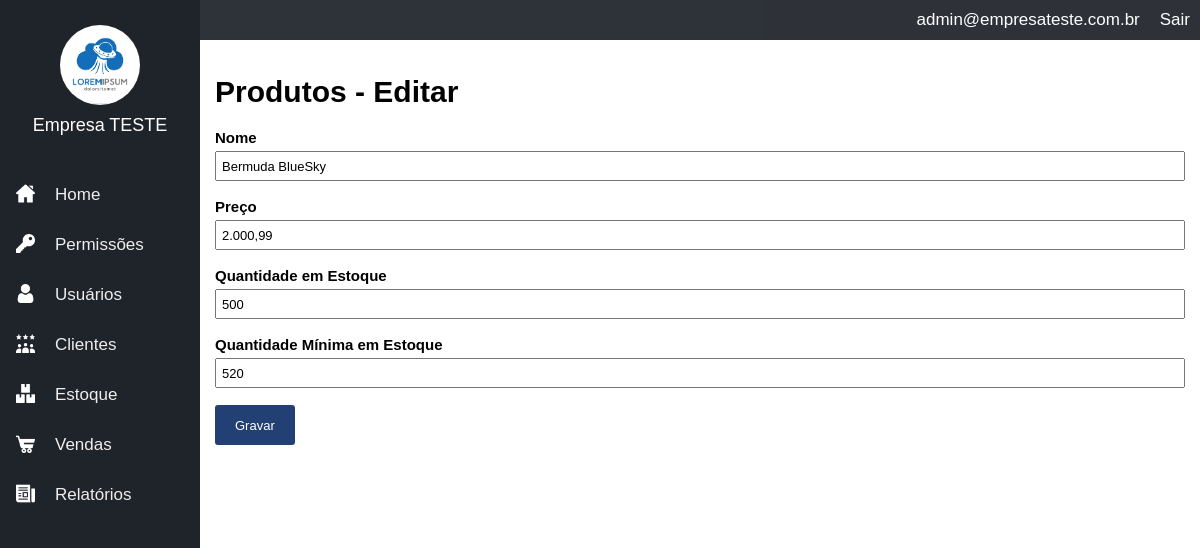
The page /inventory/edit/9 (signed in) on the database as committed earlier.
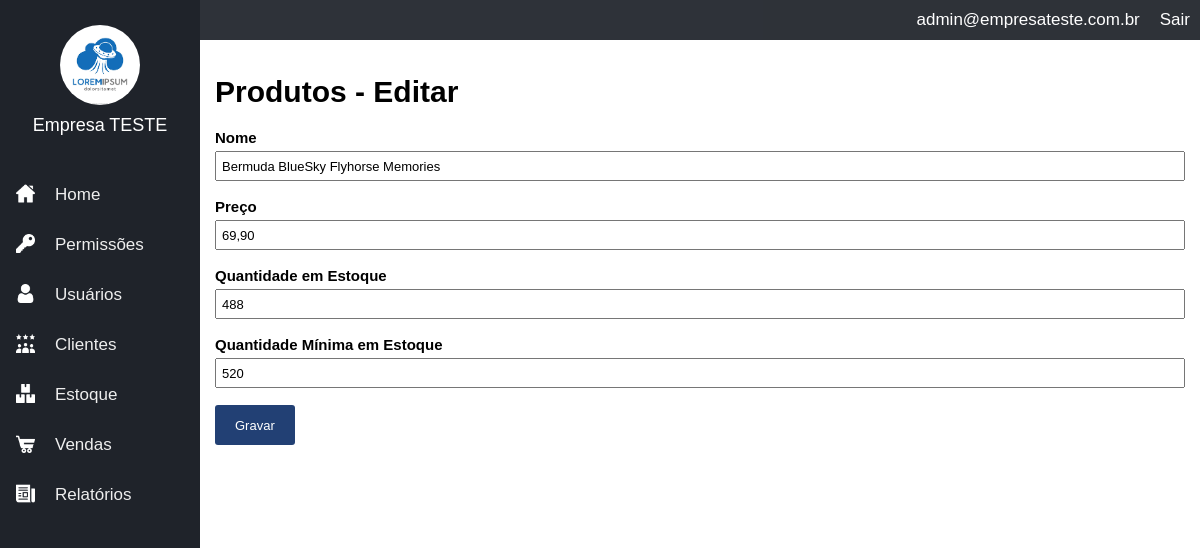
The same page on the database as committed later.
### tables this page shows
CREATE TABLE IF NOT EXISTS `inventory` (
  `id` int(11) NOT NULL AUTO_INCREMENT,
  `id_company` int(11) NOT NULL,
  `name` varchar(100) NOT NULL,
  `price` float NOT NULL,
  `quant` int(11) NOT NULL,
  `min_quant` int(11) NOT NULL,
  PRIMARY KEY (`id`)
);

### core/controller.php (called while the page is built, shortened)
<?php
class controller {
    public function loadTemplate($viewName, $viewData = array()){
        include 'views/template.php';
    }
    public function loadViewInTemplate($viewName, $viewData = array()){
        extract($viewData);
        include 'views/'.$viewName.'.php';
    }
}

### core/core.php (called while the page is built, shortened)
<?php
class Core {
    public function run(){
        $url= explode("index.php",$_SERVER['PHP_SELF']);
        $url= end($url);
        $params=array();
        if(!empty($url)){
            $url=explode('/',$url);
            array_shift($url);
            array_shift($url);
            if(isset($url[0])){
                $currentAction=$url[0];
                array_shift($url);
            }else{
                $currentAction='index';
            }
            if(count($url) > 0){
                $params = $url;
            }
        }else{
            $currentController='homeController';
            $currentAction='index';
        }
        require_once 'core/controller.php';
        $c= new $currentController();
        call_user_func_array(array($c,$currentAction),$params);
    }
   }

### index.php (called while the page is built, shortened)
<?php
require'config.php';
$core= new Core();
$core->run();
?>

### core/model.php (called while the page is built, shortened)
<?php
class model {
    public function __construct(){
        global $config;
        $this->db=new PDO("mysql:dbname=".$config['dbname'].';host='.$config['host'],$config['dbuser'],$config['dbpass']);
    }
}

### config.php (called while the page is built, shortened)
<?php
$config= array();
if (ENVIRONMENT=="development"){
    $config['dbname']='contaazul';
    $config['host']='localhost';
    $config['dbuser']='root';
    $config['dbpass']='';
} else{
}

### models/Inventory.php (called while the page is built, shortened)
<?php
class Inventory extends model {
    public function getInfo($id, $id_company) {
        $data = array();
        $sql = $this->db->prepare("SELECT * FROM inventory WHERE id = :id AND id_company = :id_company");
        $sql->bindValue(":id", $id);
        $sql->bindValue(":id_company", $id_company);
        $sql->execute();
        if($sql->rowCount() > 0) {
            $data = $sql->fetch();
        }
        return $data;
    }
}

### models/Users.php (called while the page is built, shortened)
<?php
class Users extends model {
    private $userInfo;
    public function setLoggedUser() {
        if(isset($_SESSION['ccUser']) && !empty($_SESSION['ccUser'])) {
            $id = $_SESSION['ccUser'];
            $sql = $this->db->prepare("SELECT * FROM users WHERE id = :id");
            $sql->bindValue(':id', $id);
            $sql->execute();
            if($sql->rowCount() > 0) {
                $this->userInfo = $sql->fetch();
            }
        }
    }
    public function getCompany() {
        if(isset($this->userInfo['id_company'])) {
            return $this->userInfo['id_company'];
        } else {
            return 0;
        }
    }
}

### views/inventory_edit.php (the view, shortened to what this page needs)
<h1>Produtos - Editar</h1>
<form method="POST">
    <label for="name">Nome</label><br/>
    <input type="text" name="name" value="<?php echo $inventory_info['name']; ?>" required /><br/><br/>
    <label for="price">Preço</label><br/>
    <input type="text" name="price" value="<?php echo number_format($inventory_info['price'], 2); ?>" required /><br/><br/>
    <label for="quant">Quantidade em Estoque</label><br/>
    <input type="number" name="quant" value="<?php echo $inventory_info['quant']; ?>" required /><br/><br/>
    <label for="min_quant">Quantidade Mínima em Estoque</label><br/>
    <input type="number" name="min_quant" value="<?php echo $inventory_info['min_quant']; ?>" required /><br/><br/>
    <input type="submit" value="Gravar" />
</form>

Rows that differ between the two databases and show on the page:
changed inventory: name "Bermuda BlueSky" → "Bermuda BlueSky Flyhorse Memories"; price "2.000,99" → "69,90"; quant "500" → "488"
